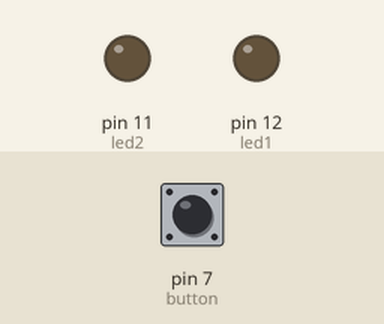
The sketch below on a simulated Arduino Uno, built for the host (arithmetic inside an expression is 32-bit, double 64-bit). Parts: output pins drawn as LEDs (lit = HIGH). The inputs (shaded band) are chosen by the test bench; at power-on: pin 7 (button) HIGH.

Above: at 1.2 s.
1.3 s: pin 7 (button) pulled LOW for 0.15 s
At 1.37 s:
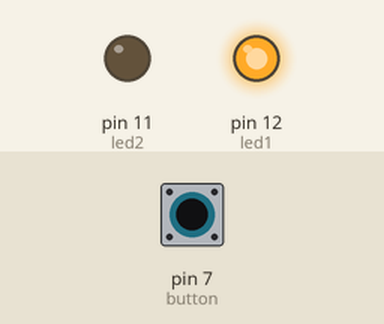
2.9 s: pin 7 (button) pulled LOW for 3.2 s
At 6.7 s:
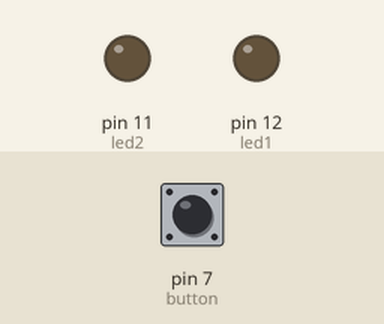
Timing chart, 0 to 8.2 s (numbered marks = the images above; inputs shaded):
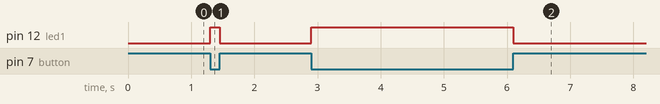

Measured:
- after the input at 1.3 s, pin 12 (led1): LOW → HIGH at once, → LOW 0.15 s later
- after the input at 2.9 s, pin 12 (led1): LOW → HIGH at once, → LOW 3.2 s later

The sketch:

sketch_interrupts.ino
```cpp
int led1= 12;
int led2 =11;
int button=7;
int counter=0;
boolean flag=false;
void setup() {
  pinMode(led1,OUTPUT);
  pinMode(led2,OUTPUT);
  pinMode(button,INPUT_PULLUP);
  cli();
    TCCR0A=0;
    TCCR0B=0;
    TCNT0=0;
    OCR0A=124;
    TCCR0A|=(1<<WGM01);
    TCCR0B|=(1<<CS01)|(1<<CS00);
    TIMSK0|=(1<<OCIE0A);
  sei();
}
int actual=0, last =0;

ISR(TIMER0_COMPA_vec){
  if(flag){
    counter=0;
    flag=false;
  }
  if(actual==0){
    counter++;
  }
}


void loop() {
  last=actual;
  actual = digitalRead(button);

  if(actual == 0){
    digitalWrite(led1,HIGH);
  }
  else{
    digitalWrite(led1,LOW);
  }
  if(last == 0 && actual ==1){
    flag=true;
  }
  if(counter>200){
    digitalWrite(led2,HIGH);
  }
  else{
    digitalWrite(led2,LOW);}
}
```
